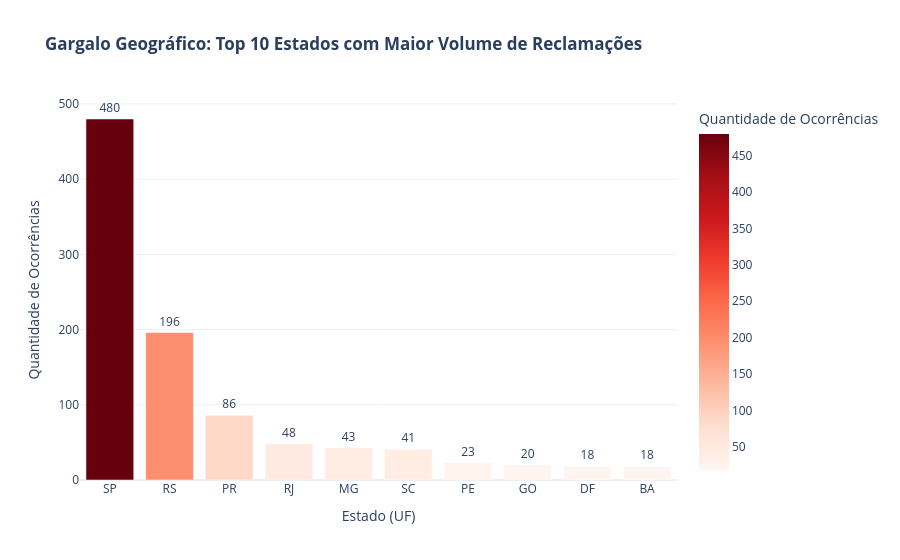

Notebook code for this chart:
### Code cell
# 4.4 Distribuição Geográfica (Top 10 Estados com mais problemas)
geo_dist = df_final['ESTADO'].value_counts().head(10).reset_index()
geo_dist.columns = ['ESTADO', 'TOTAL']

fig_geo = px.bar(
    geo_dist, 
    x='ESTADO', 
    y='TOTAL',
    text='TOTAL',
    title='<b>Gargalo Geográfico: Top 10 Estados com Maior Volume de Reclamações</b>',
    labels={'ESTADO': 'Estado (UF)', 'TOTAL': 'Quantidade de Ocorrências'},
    color='TOTAL',
    color_continuous_scale='Reds',
    template='plotly_white'
)

fig_geo.update_traces(textposition='outside')
fig_geo.show()

### Figure 1 — Plotly figure (JSON) as saved in the notebook; plotly's stock layout.template omitted (floating-point values rounded to 4 significant figures)
{"data": [{"hovertemplate": "Estado (UF)=%{x}<br>Quantidade de Ocorrências=%{marker.color}<extra></extra>", "legendgroup": "", "marker": {"color": [480, 196, 86, 48, 43, 41, 23, 20, 18, 18], "coloraxis": "coloraxis", "pattern": {"shape": ""}}, "name": "", "orientation": "v", "showlegend": false, "text": [480.0, 196.0, 86.0, 48.0, 43.0, 41.0, 23.0, 20.0, 18.0, 18.0], "textposition": "outside", "type": "bar", "x": ["SP", "RS", "PR", "RJ", "MG", "SC", "PE", "GO", "DF", "BA"], "xaxis": "x", "y": [480, 196, 86, 48, 43, 41, 23, 20, 18, 18], "yaxis": "y"}], "layout": {"barmode": "relative", "coloraxis": {"colorbar": {"title": {"text": "Quantidade de Ocorrências"}}, "colorscale": [[0, "rgb(255,245,240)"], [0.125, "rgb(254,224,210)"], [0.25, "rgb(252,187,161)"], [0.375, "rgb(252,146,114)"], [0.5, "rgb(251,106,74)"], [0.625, "rgb(239,59,44)"], [0.75, "rgb(203,24,29)"], [0.875, "rgb(165,15,21)"], [1, "rgb(103,0,13)"]]}, "legend": {"tracegroupgap": 0}, "title": {"text": "<b>Gargalo Geográfico: Top 10 Estados com Maior Volume de Reclamações</b>"}, "xaxis": {"anchor": "y", "domain": [0, 1], "title": {"text": "Estado (UF)"}}, "yaxis": {"anchor": "x", "domain": [0, 1], "title": {"text": "Quantidade de Ocorrências"}}}}
